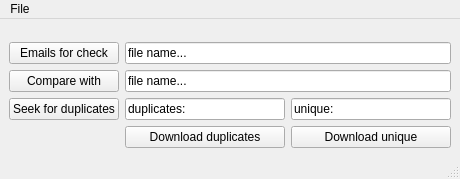
<?xml version="1.0" encoding="UTF-8"?>
<ui version="4.0">
 <class>MainWindow</class>
 <widget class="QMainWindow" name="MainWindow">
  <property name="geometry">
   <rect>
    <x>0</x>
    <y>0</y>
    <width>460</width>
    <height>179</height>
   </rect>
  </property>
  <property name="windowTitle">
   <string>MainWindow</string>
  </property>
  <widget class="QWidget" name="centralwidget">
   <layout class="QGridLayout" name="gridLayout">
    <item row="0" column="0">
     <spacer name="verticalSpacer">
      <property name="orientation">
       <enum>Qt::Vertical</enum>
      </property>
      <property name="sizeHint" stdset="0">
       <size>
        <width>20</width>
        <height>0</height>
       </size>
      </property>
     </spacer>
    </item>
    <item row="0" column="2">
     <spacer name="verticalSpacer_2">
      <property name="orientation">
       <enum>Qt::Vertical</enum>
      </property>
      <property name="sizeHint" stdset="0">
       <size>
        <width>20</width>
        <height>0</height>
       </size>
      </property>
     </spacer>
    </item>
    <item row="1" column="0">
     <widget class="QPushButton" name="pushButton_emails_for_check">
      <property name="text">
       <string>Emails for check</string>
      </property>
     </widget>
    </item>
    <item row="1" column="1" colspan="2">
     <widget class="QLineEdit" name="lineEdit_file_name_emails_for_check">
      <property name="text">
       <string>file name...</string>
      </property>
      <property name="readOnly">
       <bool>true</bool>
      </property>
     </widget>
    </item>
    <item row="2" column="0">
     <widget class="QPushButton" name="pushButton_compare_with">
      <property name="text">
       <string>Compare with</string>
      </property>
     </widget>
    </item>
    <item row="2" column="1" colspan="2">
     <widget class="QLineEdit" name="lineEdit_file_name_compare_with">
      <property name="text">
       <string>file name...</string>
      </property>
      <property name="readOnly">
       <bool>true</bool>
      </property>
     </widget>
    </item>
    <item row="3" column="0">
     <widget class="QPushButton" name="pushButton_seek_for_duplicates">
      <property name="text">
       <string>Seek for duplicates</string>
      </property>
     </widget>
    </item>
    <item row="3" column="1">
     <widget class="QLineEdit" name="lineEdit_duplicates">
      <property name="text">
       <string>duplicates: </string>
      </property>
      <property name="readOnly">
       <bool>true</bool>
      </property>
     </widget>
    </item>
    <item row="3" column="2">
     <widget class="QLineEdit" name="lineEdit_unique">
      <property name="text">
       <string>unique:</string>
      </property>
      <property name="readOnly">
       <bool>true</bool>
      </property>
     </widget>
    </item>
    <item row="4" column="1">
     <widget class="QPushButton" name="pushButton_download_duplicates">
      <property name="text">
       <string>Download duplicates</string>
      </property>
     </widget>
    </item>
    <item row="4" column="2">
     <widget class="QPushButton" name="pushButton_download_unique">
      <property name="text">
       <string>Download unique</string>
      </property>
     </widget>
    </item>
   </layout>
  </widget>
  <widget class="QMenuBar" name="menubar">
   <property name="geometry">
    <rect>
     <x>0</x>
     <y>0</y>
     <width>460</width>
     <height>21</height>
    </rect>
   </property>
   <widget class="QMenu" name="menuFile">
    <property name="title">
     <string>File</string>
    </property>
    <addaction name="actionClose"/>
   </widget>
   <addaction name="menuFile"/>
  </widget>
  <widget class="QStatusBar" name="statusbar"/>
  <action name="actionClose">
   <property name="text">
    <string>Close</string>
   </property>
  </action>
  <action name="actionSave_as">
   <property name="text">
    <string>Save as</string>
   </property>
  </action>
 </widget>
 <resources/>
 <connections/>
</ui>
